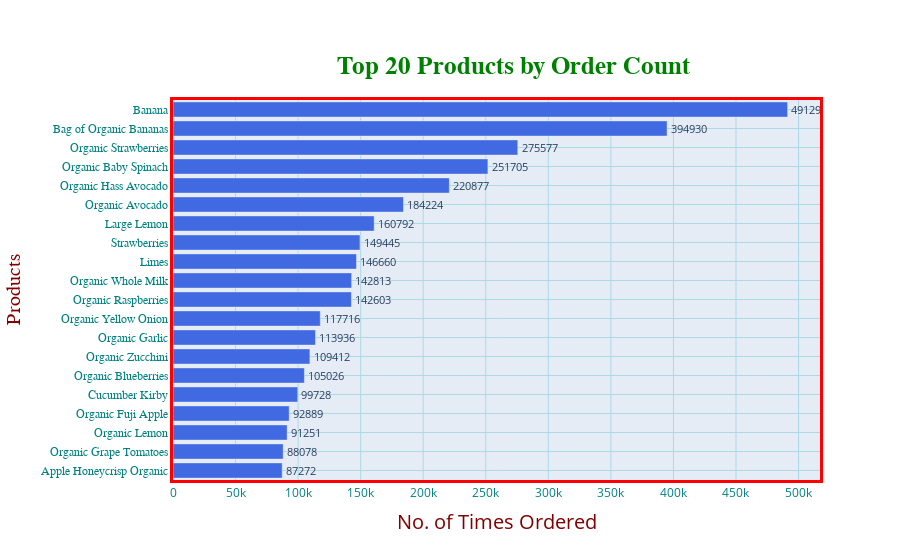

Notebook code cell kept with this figure:
### Code cell
products = giant_df['product_name'].value_counts()
products = dict(products)

product = list(products.keys())
frequency = list(products.values())


fig = go.Figure()

fig.add_trace(go.Bar(
    y= product[0:20],
    x= frequency[0:20],
    orientation='h',
    name='Top 20 Products by Frequency',
    marker_color='RoyalBlue',
    text=frequency)
             )
fig.update_traces(textposition='outside')


fig.update_layout(title_text="<b>Top 20 Products by Order Count</b>",
                 title_font_size=25,
                 title_font_color='green',
                 title_font_family='Titillium Web',
                 title_x=0.57,
                 title_y=0.90,
                 title_xanchor='center',
                 title_yanchor='top',
                 yaxis={'categoryorder':'total ascending'}
                 )

fig.update_xaxes(
        color='teal',
        title_text='No. of Times Ordered',
        title_font_family='Open Sans',
        title_font_size=20,
        title_font_color='maroon',
        title_standoff = 15,
        gridcolor='lightblue',
        tickmode='auto',
        nticks=20,
        linecolor='red',
        linewidth=3,
        mirror=True)

fig.update_yaxes(
        color='Teal',
        title_text='Products',
        title_font_family='Droid Sans',
        title_font_size=20,
        title_font_color='maroon',
        title_standoff = 15,
        tickfont_family='Arial',
        nticks = 20,
        gridcolor='lightblue',
        linecolor='red',
        linewidth=3,
        mirror = True)

### Figure 1 — Plotly figure (JSON) as saved in the notebook; plotly's stock layout.template omitted (floating-point values rounded to 4 significant figures; data arrays with more than 128 entries replaced by an {"elided": "..."} marker saying what was removed)
{"data": [{"marker": {"color": "RoyalBlue"}, "name": "Top 20 Products by Frequency", "orientation": "h", "text": {"elided": "49685 str values"}, "textposition": "outside", "type": "bar", "x": [491291, 394930, 275577, 251705, 220877, 184224, 160792, 149445, 146660, 142813, 142603, 117716, 113936, 109412, 105026, 99728, 92889, 91251, 88078, 87272], "y": ["Banana", "Bag of Organic Bananas", "Organic Strawberries", "Organic Baby Spinach", "Organic Hass Avocado", "Organic Avocado", "Large Lemon", "Strawberries", "Limes", "Organic Whole Milk", "Organic Raspberries", "Organic Yellow Onion", "Organic Garlic", "Organic Zucchini", "Organic Blueberries", "Cucumber Kirby", "Organic Fuji Apple", "Organic Lemon", "Organic Grape Tomatoes", "Apple Honeycrisp Organic"]}], "layout": {"title": {"font": {"color": "green", "family": "Titillium Web", "size": 25}, "text": "<b>Top 20 Products by Order Count</b>", "x": 0.57, "xanchor": "center", "y": 0.9, "yanchor": "top"}, "xaxis": {"color": "teal", "gridcolor": "lightblue", "linecolor": "red", "linewidth": 3, "mirror": true, "nticks": 20, "tickmode": "auto", "title": {"font": {"color": "maroon", "family": "Open Sans", "size": 20}, "standoff": 15, "text": "No. of Times Ordered"}}, "yaxis": {"categoryorder": "total ascending", "color": "Teal", "gridcolor": "lightblue", "linecolor": "red", "linewidth": 3, "mirror": true, "nticks": 20, "tickfont": {"family": "Arial"}, "title": {"font": {"color": "maroon", "family": "Droid Sans", "size": 20}, "standoff": 15, "text": "Products"}}}}
